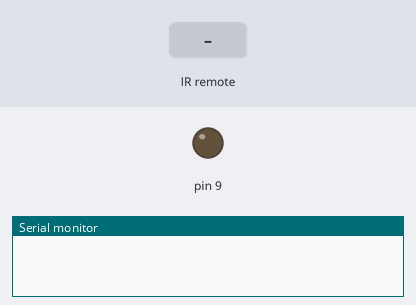
This sketch was run on a simulated Arduino Uno, built with avr-gcc and run on an emulated ATmega328P. Parts: output pins drawn as LEDs (lit = HIGH), the last lines printed to the serial monitor. The inputs (shaded band) are chosen by the test bench.

Above: at 1.2 s.
1.3 s: infrared code 0xFD30CF received
At 1.6 s:
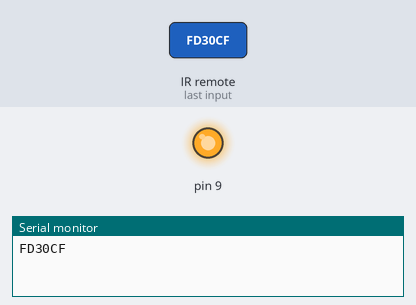
Timing chart, 0 to 4.3 s (numbered marks = the images above; inputs shaded):
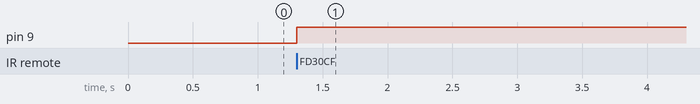

Measured:
- after the input at 1.3 s, pin 9: LOW → HIGH at once

The sketch:

IRremote_led.ino
```cpp
#include <IRremote.h>

IRrecv irrecv(8);//클래스, 인스턴스변수
decode_results results;//decode_results 함수에 results변수를 만들어 IR센서의 수신값 저장(15번줄에서 받아옴)

void setup()
{
  irrecv.enableIRIn(); //적외선 수신부 활성화시킴
  pinMode(9, OUTPUT);
  Serial.begin(9600);
}

void loop()
{
  if(irrecv.decode(&results)){ //decode 메소스에서 적외선 신호를 받아 해석해서 results 변수에 값 넣음
    Serial.println(results.value,HEX);//results.valu: 적외선 신호를 16진수 값으로 저장
    if(results.value ==0xFD30CF){//results.value에 '0'이 수신되면 (0xFD30CF은 10진수로 '0')
      digitalWrite(9,HIGH);
    }
    else{
      digitalWrite(9,LOW);
    }
    delay(30);
    irrecv.resume();//다음 적외선 신호를 받기위함
  }
}
```
